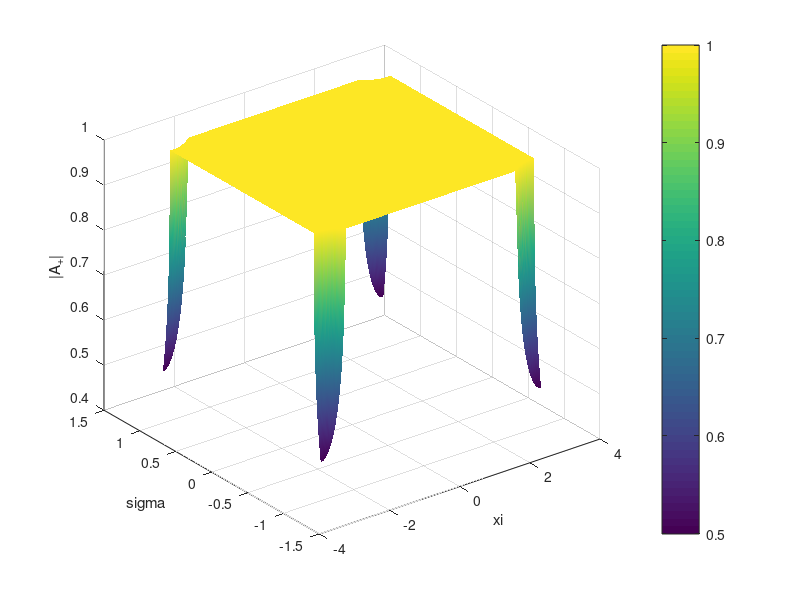
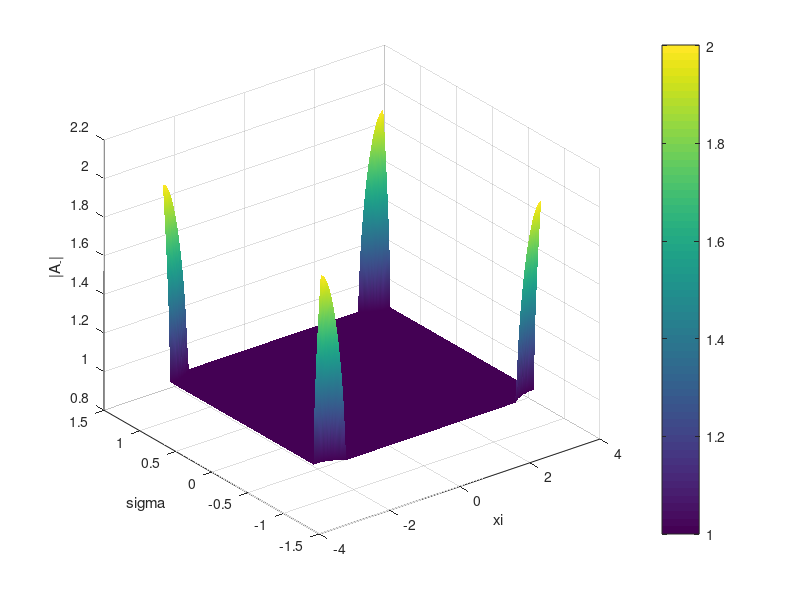

MATLAB code for these plots, in order:
% code to demonstrate CFL condition

% if false, look at 4th order stability
order2 = false;

[xi,sigma] = meshgrid(-pi:pi/100:pi,-1.1:0.01:1.1);
% term for D+D-D+D-u
o4_term = 1/24*sigma.^2.*(-1*exp(2i*xi)+16*exp(1i*xi)-30+16*exp(-1i*xi)-exp(-2i*xi));
% correction term
corr = 1/24*sigma.^4.*(exp(2i*xi)-4*exp(1i*xi)+6-4*exp(-1i*xi)+exp(-2i*xi));

if (order2 == true)
    b = 1+sigma.^2.*(cos(xi)-1);
else
    b = 1+o4_term+corr;
end
A_plus = b+sqrt(b.^2-1);
A_minus = b-sqrt(b.^2-1);


% get magnitudes
A_plus = sqrt(real(A_plus).^2+imag(A_plus).^2);
A_minus = sqrt(real(A_minus).^2+imag(A_minus).^2);

figure(1)
surf(xi,sigma,A_plus);
shading interp
colorbar
xlabel("xi");
ylabel("sigma");
zlabel("|A_+|");

figure(2)
surf(xi,sigma,A_minus);
shading interp
colorbar
xlabel("xi");
ylabel("sigma");
zlabel("|A_-|");
